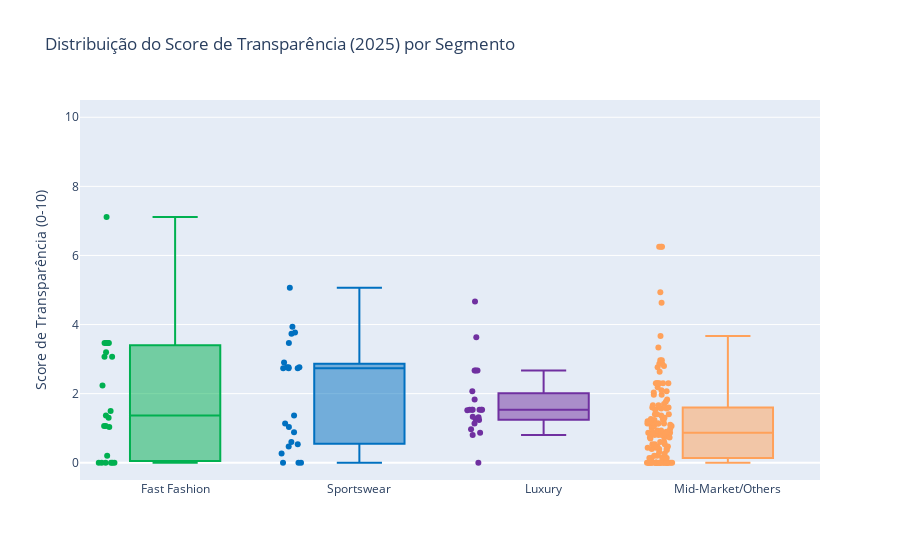

Source (notebook cell):
### Code cell
import plotly.express as px
import pandas as pd

segment_order = ['Fast Fashion', 'Sportswear', 'Luxury', 'Mid-Market/Others']

color_map = {
    'Fast Fashion': '#00B050',
    'Sportswear': '#0070C0',
    'Luxury': '#7030A0',
    'Mid-Market/Outros': '#A0A0A0'
}

fig = px.box(
    df,
    x='Market_Segment',
    y='Transparency_Score',
    color='Market_Segment',
    category_orders={'Market_Segment': segment_order},
    color_discrete_map=color_map,
    
    title='Distribuição do Score de Transparência (2025) por Segmento',
    labels={'Transparency_Score': 'Score de Transparência (0-10)', 'Market_Segment': 'Segmento de Mercado'},
    
    range_y=[-0.5, 10.5],
    
    points="all" 
)

fig.update_layout(
    xaxis_title=None,
    showlegend=False
)

# 5. Exibir o gráfico
fig.show()

### Figure 1 — Plotly figure (JSON) as saved in the notebook; plotly's stock layout.template omitted (floating-point values rounded to 4 significant figures; data arrays with more than 128 entries replaced by an {"elided": "..."} marker saying what was removed)
{"data": [{"alignmentgroup": "True", "boxpoints": "all", "hovertemplate": "Segmento de Mercado=%{x}<br>Score de Transparência (0-10)=%{y}<extra></extra>", "legendgroup": "Fast Fashion", "marker": {"color": "#00B050"}, "name": "Fast Fashion", "notched": false, "offsetgroup": "Fast Fashion", "orientation": "v", "showlegend": true, "type": "box", "x": ["Fast Fashion", "Fast Fashion", "Fast Fashion", "Fast Fashion", "Fast Fashion", "Fast Fashion", "Fast Fashion", "Fast Fashion", "Fast Fashion", "Fast Fashion", "Fast Fashion", "Fast Fashion", "Fast Fashion", "Fast Fashion", "Fast Fashion", "Fast Fashion", "Fast Fashion", "Fast Fashion", "Fast Fashion", "Fast Fashion", "Fast Fashion", "Fast Fashion", "Fast Fashion"], "x0": " ", "xaxis": "x", "y": [1.5, 7.117, 2.233, 3.467, 0.0, 3.2, 1.367, 1.033, 0.0, 0.2, 0.0, 0.0, 1.067, 3.467, 3.467, 3.067, 3.067, 0.0, 3.467, 0.0, 1.067, 3.467, 1.3], "y0": " ", "yaxis": "y"}, {"alignmentgroup": "True", "boxpoints": "all", "hovertemplate": "Segmento de Mercado=%{x}<br>Score de Transparência (0-10)=%{y}<extra></extra>", "legendgroup": "Sportswear", "marker": {"color": "#0070C0"}, "name": "Sportswear", "notched": false, "offsetgroup": "Sportswear", "orientation": "v", "showlegend": true, "type": "box", "x": ["Sportswear", "Sportswear", "Sportswear", "Sportswear", "Sportswear", "Sportswear", "Sportswear", "Sportswear", "Sportswear", "Sportswear", "Sportswear", "Sportswear", "Sportswear", "Sportswear", "Sportswear", "Sportswear", "Sportswear", "Sportswear", "Sportswear", "Sportswear", "Sportswear", "Sportswear", "Sportswear"], "x0": " ", "xaxis": "x", "y": [2.733, 3.733, 2.767, 2.733, 5.067, 2.767, 0.0, 2.9, 0.5998, 3.767, 1.033, 0.4667, 3.933, 1.367, 0.8833, 3.467, 1.133, 2.767, 0.0, 0.5333, 2.733, 0.2666, 0.0], "y0": " ", "yaxis": "y"}, {"alignmentgroup": "True", "boxpoints": "all", "hovertemplate": "Segmento de Mercado=%{x}<br>Score de Transparência (0-10)=%{y}<extra></extra>", "legendgroup": "Luxury", "marker": {"color": "#7030A0"}, "name": "Luxury", "notched": false, "offsetgroup": "Luxury", "orientation": "v", "showlegend": true, "type": "box", "x": ["Luxury", "Luxury", "Luxury", "Luxury", "Luxury", "Luxury", "Luxury", "Luxury", "Luxury", "Luxury", "Luxury", "Luxury", "Luxury", "Luxury", "Luxury", "Luxury", "Luxury", "Luxury", "Luxury", "Luxury", "Luxury", "Luxury", "Luxury"], "x0": " ", "xaxis": "x", "y": [1.333, 1.533, 1.533, 4.667, 3.633, 1.533, 1.533, 1.267, 0.8666, 2.067, 1.833, 0.9666, 1.533, 1.133, 1.317, 1.233, 2.666, 2.666, 2.666, 0.8, 1.517, 0.0, 1.533], "y0": " ", "yaxis": "y"}, {"alignmentgroup": "True", "boxpoints": "all", "hovertemplate": "Segmento de Mercado=%{x}<br>Score de Transparência (0-10)=%{y}<extra></extra>", "legendgroup": "Mid-Market/Others", "marker": {"color": "#FFA15A"}, "name": "Mid-Market/Others", "notched": false, "offsetgroup": "Mid-Market/Others", "orientation": "v", "showlegend": true, "type": "box", "x": {"elided": "131 str values"}, "x0": " ", "xaxis": "x", "y": {"elided": "131 float values"}, "y0": " ", "yaxis": "y"}], "layout": {"boxmode": "overlay", "legend": {"title": {"text": "Segmento de Mercado"}, "tracegroupgap": 0}, "showlegend": false, "title": {"text": "Distribuição do Score de Transparência (2025) por Segmento"}, "xaxis": {"anchor": "y", "categoryarray": ["Fast Fashion", "Sportswear", "Luxury", "Mid-Market/Others"], "categoryorder": "array", "domain": [0, 1], "title": {}}, "yaxis": {"anchor": "x", "domain": [0, 1], "range": [-0.5, 10.5], "title": {"text": "Score de Transparência (0-10)"}}}}
